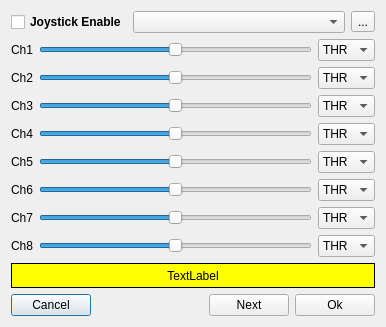
<?xml version="1.0" encoding="UTF-8"?>
<ui version="4.0">
 <class>joystickDialog</class>
 <widget class="QDialog" name="joystickDialog">
  <property name="geometry">
   <rect>
    <x>0</x>
    <y>0</y>
    <width>386</width>
    <height>317</height>
   </rect>
  </property>
  <property name="sizePolicy">
   <sizepolicy hsizetype="MinimumExpanding" vsizetype="MinimumExpanding">
    <horstretch>0</horstretch>
    <verstretch>0</verstretch>
   </sizepolicy>
  </property>
  <property name="windowTitle">
   <string>Configure Joystick</string>
  </property>
  <layout class="QGridLayout" name="gridLayout_3">
   <item row="0" column="1" rowspan="2">
    <layout class="QGridLayout" name="gridLayout_2">
     <item row="0" column="0">
      <layout class="QGridLayout" name="gridLayout_4">
       <item row="0" column="0">
        <widget class="QCheckBox" name="joystickChkB">
         <property name="font">
          <font>
           <weight>75</weight>
           <bold>true</bold>
          </font>
         </property>
         <property name="text">
          <string>Joystick Enable</string>
         </property>
        </widget>
       </item>
       <item row="0" column="1">
        <widget class="QComboBox" name="joystickCB">
         <property name="sizePolicy">
          <sizepolicy hsizetype="MinimumExpanding" vsizetype="Fixed">
           <horstretch>0</horstretch>
           <verstretch>0</verstretch>
          </sizepolicy>
         </property>
        </widget>
       </item>
       <item row="0" column="2">
        <widget class="QToolButton" name="joystickTB">
         <property name="toolTip">
          <string>Rescan Joystick</string>
         </property>
         <property name="text">
          <string>...</string>
         </property>
         <property name="icon">
          <iconset resource="companion9x.qrc">
           <normaloff>:/images/add.png</normaloff>:/images/add.png</iconset>
         </property>
        </widget>
       </item>
      </layout>
     </item>
     <item row="1" column="0">
      <layout class="QGridLayout" name="gridLayout">
       <item row="1" column="0">
        <widget class="QLabel" name="label_2">
         <property name="text">
          <string>Ch2</string>
         </property>
        </widget>
       </item>
       <item row="2" column="1">
        <widget class="QSlider" name="Ch_3">
         <property name="minimum">
          <number>-32767</number>
         </property>
         <property name="maximum">
          <number>32676</number>
         </property>
         <property name="orientation">
          <enum>Qt::Horizontal</enum>
         </property>
         <property name="invertedAppearance">
          <bool>false</bool>
         </property>
         <property name="invertedControls">
          <bool>false</bool>
         </property>
         <property name="tickPosition">
          <enum>QSlider::NoTicks</enum>
         </property>
         <property name="tickInterval">
          <number>0</number>
         </property>
        </widget>
       </item>
       <item row="1" column="2">
        <widget class="QComboBox" name="jsmapCB_2">
         <item>
          <property name="text">
           <string>THR</string>
          </property>
         </item>
         <item>
          <property name="text">
           <string>AIL</string>
          </property>
         </item>
         <item>
          <property name="text">
           <string>ELE</string>
          </property>
         </item>
         <item>
          <property name="text">
           <string>RUD</string>
          </property>
         </item>
         <item>
          <property name="text">
           <string>P1</string>
          </property>
         </item>
         <item>
          <property name="text">
           <string>P2</string>
          </property>
         </item>
         <item>
          <property name="text">
           <string>P3</string>
          </property>
         </item>
        </widget>
       </item>
       <item row="0" column="0">
        <widget class="QLabel" name="label">
         <property name="text">
          <string>Ch1</string>
         </property>
        </widget>
       </item>
       <item row="2" column="2">
        <widget class="QComboBox" name="jsmapCB_3">
         <item>
          <property name="text">
           <string>THR</string>
          </property>
         </item>
         <item>
          <property name="text">
           <string>AIL</string>
          </property>
         </item>
         <item>
          <property name="text">
           <string>ELE</string>
          </property>
         </item>
         <item>
          <property name="text">
           <string>RUD</string>
          </property>
         </item>
         <item>
          <property name="text">
           <string>P1</string>
          </property>
         </item>
         <item>
          <property name="text">
           <string>P2</string>
          </property>
         </item>
         <item>
          <property name="text">
           <string>P3</string>
          </property>
         </item>
        </widget>
       </item>
       <item row="1" column="1">
        <widget class="QSlider" name="Ch_2">
         <property name="minimum">
          <number>-32767</number>
         </property>
         <property name="maximum">
          <number>32676</number>
         </property>
         <property name="orientation">
          <enum>Qt::Horizontal</enum>
         </property>
         <property name="invertedAppearance">
          <bool>false</bool>
         </property>
         <property name="invertedControls">
          <bool>false</bool>
         </property>
         <property name="tickPosition">
          <enum>QSlider::NoTicks</enum>
         </property>
         <property name="tickInterval">
          <number>0</number>
         </property>
        </widget>
       </item>
       <item row="0" column="2">
        <widget class="QComboBox" name="jsmapCB_1">
         <item>
          <property name="text">
           <string>THR</string>
          </property>
         </item>
         <item>
          <property name="text">
           <string>AIL</string>
          </property>
         </item>
         <item>
          <property name="text">
           <string>ELE</string>
          </property>
         </item>
         <item>
          <property name="text">
           <string>RUD</string>
          </property>
         </item>
         <item>
          <property name="text">
           <string>P1</string>
          </property>
         </item>
         <item>
          <property name="text">
           <string>P2</string>
          </property>
         </item>
         <item>
          <property name="text">
           <string>P3</string>
          </property>
         </item>
        </widget>
       </item>
       <item row="3" column="0">
        <widget class="QLabel" name="label_4">
         <property name="text">
          <string>Ch4</string>
         </property>
        </widget>
       </item>
       <item row="4" column="1">
        <widget class="QSlider" name="Ch_5">
         <property name="minimum">
          <number>-32767</number>
         </property>
         <property name="maximum">
          <number>32676</number>
         </property>
         <property name="orientation">
          <enum>Qt::Horizontal</enum>
         </property>
         <property name="invertedAppearance">
          <bool>false</bool>
         </property>
         <property name="invertedControls">
          <bool>false</bool>
         </property>
         <property name="tickPosition">
          <enum>QSlider::NoTicks</enum>
         </property>
         <property name="tickInterval">
          <number>0</number>
         </property>
        </widget>
       </item>
       <item row="5" column="0">
        <widget class="QLabel" name="label_6">
         <property name="text">
          <string>Ch6</string>
         </property>
        </widget>
       </item>
       <item row="2" column="0">
        <widget class="QLabel" name="label_3">
         <property name="text">
          <string>Ch3</string>
         </property>
        </widget>
       </item>
       <item row="4" column="2">
        <widget class="QComboBox" name="jsmapCB_5">
         <item>
          <property name="text">
           <string>THR</string>
          </property>
         </item>
         <item>
          <property name="text">
           <string>AIL</string>
          </property>
         </item>
         <item>
          <property name="text">
           <string>ELE</string>
          </property>
         </item>
         <item>
          <property name="text">
           <string>RUD</string>
          </property>
         </item>
         <item>
          <property name="text">
           <string>P1</string>
          </property>
         </item>
         <item>
          <property name="text">
           <string>P2</string>
          </property>
         </item>
         <item>
          <property name="text">
           <string>P3</string>
          </property>
         </item>
        </widget>
       </item>
       <item row="3" column="1">
        <widget class="QSlider" name="Ch_4">
         <property name="minimum">
          <number>-32767</number>
         </property>
         <property name="maximum">
          <number>32676</number>
         </property>
         <property name="orientation">
          <enum>Qt::Horizontal</enum>
         </property>
         <property name="invertedAppearance">
          <bool>false</bool>
         </property>
         <property name="invertedControls">
          <bool>false</bool>
         </property>
         <property name="tickPosition">
          <enum>QSlider::NoTicks</enum>
         </property>
         <property name="tickInterval">
          <number>0</number>
         </property>
        </widget>
       </item>
       <item row="3" column="2">
        <widget class="QComboBox" name="jsmapCB_4">
         <item>
          <property name="text">
           <string>THR</string>
          </property>
         </item>
         <item>
          <property name="text">
           <string>AIL</string>
          </property>
         </item>
         <item>
          <property name="text">
           <string>ELE</string>
          </property>
         </item>
         <item>
          <property name="text">
           <string>RUD</string>
          </property>
         </item>
         <item>
          <property name="text">
           <string>P1</string>
          </property>
         </item>
         <item>
          <property name="text">
           <string>P2</string>
          </property>
         </item>
         <item>
          <property name="text">
           <string>P3</string>
          </property>
         </item>
        </widget>
       </item>
       <item row="5" column="1">
        <widget class="QSlider" name="Ch_6">
         <property name="minimum">
          <number>-32767</number>
         </property>
         <property name="maximum">
          <number>32676</number>
         </property>
         <property name="orientation">
          <enum>Qt::Horizontal</enum>
         </property>
         <property name="invertedAppearance">
          <bool>false</bool>
         </property>
         <property name="invertedControls">
          <bool>false</bool>
         </property>
         <property name="tickPosition">
          <enum>QSlider::NoTicks</enum>
         </property>
         <property name="tickInterval">
          <number>0</number>
         </property>
        </widget>
       </item>
       <item row="5" column="2">
        <widget class="QComboBox" name="jsmapCB_6">
         <item>
          <property name="text">
           <string>THR</string>
          </property>
         </item>
         <item>
          <property name="text">
           <string>AIL</string>
          </property>
         </item>
         <item>
          <property name="text">
           <string>ELE</string>
          </property>
         </item>
         <item>
          <property name="text">
           <string>RUD</string>
          </property>
         </item>
         <item>
          <property name="text">
           <string>P1</string>
          </property>
         </item>
         <item>
          <property name="text">
           <string>P2</string>
          </property>
         </item>
         <item>
          <property name="text">
           <string>P3</string>
          </property>
         </item>
        </widget>
       </item>
       <item row="4" column="0">
        <widget class="QLabel" name="label_5">
         <property name="text">
          <string>Ch5</string>
         </property>
        </widget>
       </item>
       <item row="6" column="0">
        <widget class="QLabel" name="label_7">
         <property name="text">
          <string>Ch7</string>
         </property>
        </widget>
       </item>
       <item row="6" column="1">
        <widget class="QSlider" name="Ch_7">
         <property name="minimum">
          <number>-32767</number>
         </property>
         <property name="maximum">
          <number>32676</number>
         </property>
         <property name="orientation">
          <enum>Qt::Horizontal</enum>
         </property>
         <property name="invertedAppearance">
          <bool>false</bool>
         </property>
         <property name="invertedControls">
          <bool>false</bool>
         </property>
         <property name="tickPosition">
          <enum>QSlider::NoTicks</enum>
         </property>
         <property name="tickInterval">
          <number>0</number>
         </property>
        </widget>
       </item>
       <item row="6" column="2">
        <widget class="QComboBox" name="jsmapCB_7">
         <item>
          <property name="text">
           <string>THR</string>
          </property>
         </item>
         <item>
          <property name="text">
           <string>AIL</string>
          </property>
         </item>
         <item>
          <property name="text">
           <string>ELE</string>
          </property>
         </item>
         <item>
          <property name="text">
           <string>RUD</string>
          </property>
         </item>
         <item>
          <property name="text">
           <string>P1</string>
          </property>
         </item>
         <item>
          <property name="text">
           <string>P2</string>
          </property>
         </item>
         <item>
          <property name="text">
           <string>P3</string>
          </property>
         </item>
        </widget>
       </item>
       <item row="7" column="0">
        <widget class="QLabel" name="label_8">
         <property name="text">
          <string>Ch8</string>
         </property>
        </widget>
       </item>
       <item row="7" column="1">
        <widget class="QSlider" name="Ch_8">
         <property name="minimum">
          <number>-32767</number>
         </property>
         <property name="maximum">
          <number>32676</number>
         </property>
         <property name="orientation">
          <enum>Qt::Horizontal</enum>
         </property>
         <property name="invertedAppearance">
          <bool>false</bool>
         </property>
         <property name="invertedControls">
          <bool>false</bool>
         </property>
         <property name="tickPosition">
          <enum>QSlider::NoTicks</enum>
         </property>
         <property name="tickInterval">
          <number>0</number>
         </property>
        </widget>
       </item>
       <item row="7" column="2">
        <widget class="QComboBox" name="jsmapCB_8">
         <item>
          <property name="text">
           <string>THR</string>
          </property>
         </item>
         <item>
          <property name="text">
           <string>AIL</string>
          </property>
         </item>
         <item>
          <property name="text">
           <string>ELE</string>
          </property>
         </item>
         <item>
          <property name="text">
           <string>RUD</string>
          </property>
         </item>
         <item>
          <property name="text">
           <string>P1</string>
          </property>
         </item>
         <item>
          <property name="text">
           <string>P2</string>
          </property>
         </item>
         <item>
          <property name="text">
           <string>P3</string>
          </property>
         </item>
        </widget>
       </item>
       <item row="0" column="1">
        <widget class="QSlider" name="Ch_1">
         <property name="minimum">
          <number>-32767</number>
         </property>
         <property name="maximum">
          <number>32676</number>
         </property>
         <property name="orientation">
          <enum>Qt::Horizontal</enum>
         </property>
         <property name="invertedAppearance">
          <bool>false</bool>
         </property>
         <property name="invertedControls">
          <bool>false</bool>
         </property>
         <property name="tickPosition">
          <enum>QSlider::NoTicks</enum>
         </property>
         <property name="tickInterval">
          <number>0</number>
         </property>
        </widget>
       </item>
      </layout>
     </item>
     <item row="2" column="0">
      <widget class="QLabel" name="howtoLabel">
       <property name="sizePolicy">
        <sizepolicy hsizetype="MinimumExpanding" vsizetype="Fixed">
         <horstretch>0</horstretch>
         <verstretch>0</verstretch>
        </sizepolicy>
       </property>
       <property name="minimumSize">
        <size>
         <width>0</width>
         <height>25</height>
        </size>
       </property>
       <property name="autoFillBackground">
        <bool>false</bool>
       </property>
       <property name="styleSheet">
        <string notr="true">background:rgb(255, 255, 0);</string>
       </property>
       <property name="frameShape">
        <enum>QFrame::Box</enum>
       </property>
       <property name="text">
        <string>TextLabel</string>
       </property>
       <property name="alignment">
        <set>Qt::AlignCenter</set>
       </property>
      </widget>
     </item>
     <item row="3" column="0">
      <layout class="QHBoxLayout" name="horizontalLayout">
       <item>
        <widget class="QPushButton" name="nextButton_2">
         <property name="sizePolicy">
          <sizepolicy hsizetype="MinimumExpanding" vsizetype="Fixed">
           <horstretch>0</horstretch>
           <verstretch>0</verstretch>
          </sizepolicy>
         </property>
         <property name="text">
          <string>Cancel</string>
         </property>
        </widget>
       </item>
       <item>
        <spacer name="horizontalSpacer_2">
         <property name="orientation">
          <enum>Qt::Horizontal</enum>
         </property>
         <property name="sizeHint" stdset="0">
          <size>
           <width>198</width>
           <height>20</height>
          </size>
         </property>
        </spacer>
       </item>
       <item>
        <widget class="QPushButton" name="nextButton">
         <property name="sizePolicy">
          <sizepolicy hsizetype="MinimumExpanding" vsizetype="Fixed">
           <horstretch>0</horstretch>
           <verstretch>0</verstretch>
          </sizepolicy>
         </property>
         <property name="text">
          <string>Next</string>
         </property>
        </widget>
       </item>
       <item>
        <widget class="QPushButton" name="okButton_">
         <property name="sizePolicy">
          <sizepolicy hsizetype="MinimumExpanding" vsizetype="Fixed">
           <horstretch>0</horstretch>
           <verstretch>0</verstretch>
          </sizepolicy>
         </property>
         <property name="text">
          <string>Ok</string>
         </property>
        </widget>
       </item>
      </layout>
     </item>
    </layout>
   </item>
   <item row="0" column="2">
    <spacer name="horizontalSpacer_3">
     <property name="orientation">
      <enum>Qt::Horizontal</enum>
     </property>
     <property name="sizeHint" stdset="0">
      <size>
       <width>0</width>
       <height>20</height>
      </size>
     </property>
    </spacer>
   </item>
   <item row="1" column="0">
    <spacer name="horizontalSpacer_4">
     <property name="orientation">
      <enum>Qt::Horizontal</enum>
     </property>
     <property name="sizeHint" stdset="0">
      <size>
       <width>0</width>
       <height>20</height>
      </size>
     </property>
    </spacer>
   </item>
   <item row="2" column="1">
    <spacer name="verticalSpacer">
     <property name="orientation">
      <enum>Qt::Vertical</enum>
     </property>
     <property name="sizeHint" stdset="0">
      <size>
       <width>20</width>
       <height>0</height>
      </size>
     </property>
    </spacer>
   </item>
  </layout>
 </widget>
 <resources>
  <include location="companion9x.qrc"/>
 </resources>
 <connections/>
</ui>
